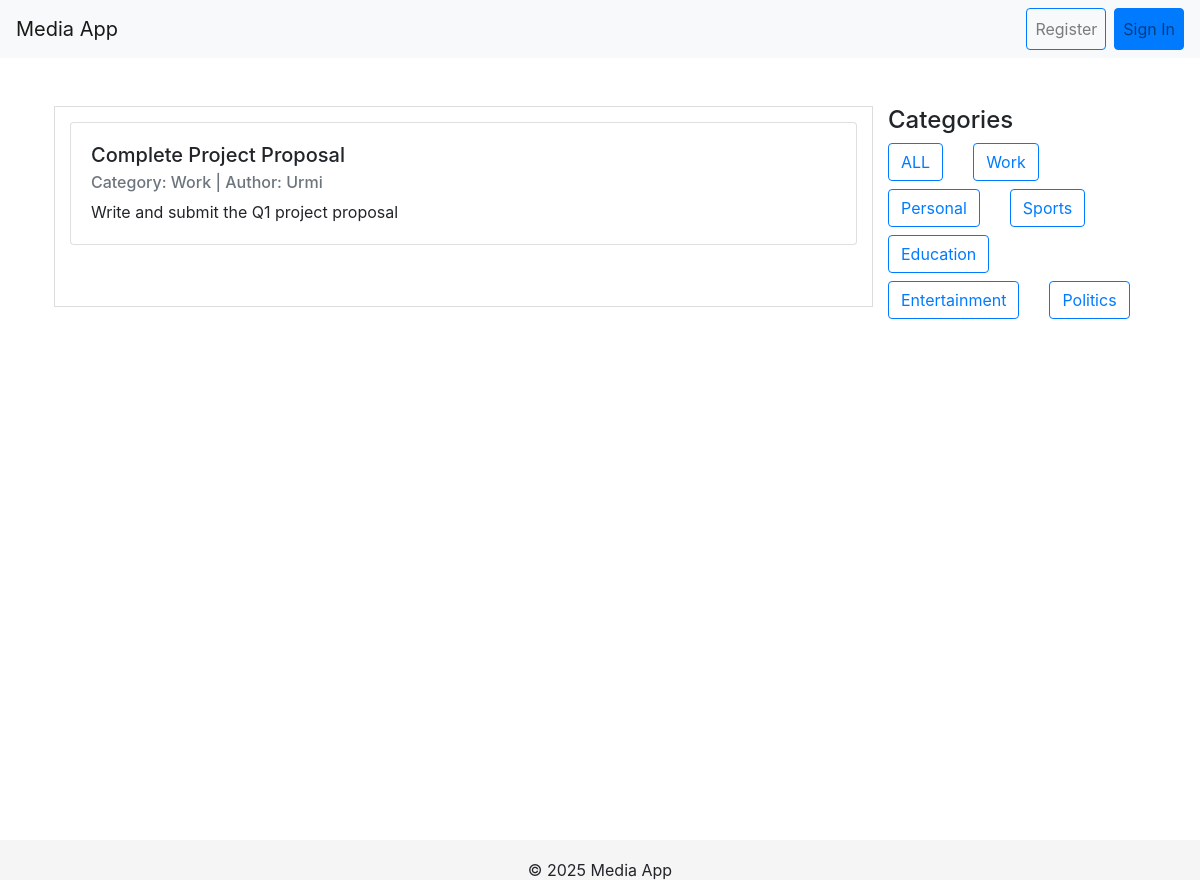
/category/Work/, run on the app's committed database.
### mediaApp/models.py (models this page shows, shortened)
class Post(models.Model):
    title = models.CharField(max_length=200)
    description = models.TextField(blank=True)
    category = models.ForeignKey(Category, on_delete=models.CASCADE, related_name='tasks')
    created_at = models.DateTimeField(auto_now_add=True)
    updated_at = models.DateTimeField(auto_now=True)
    user = models.ForeignKey(User, on_delete=models.CASCADE, related_name='tasks')

class Category(models.Model):
    name = models.CharField(max_length=100)
    description = models.TextField(blank=True)
    created_at = models.DateTimeField(auto_now_add=True)
    updated_at = models.DateTimeField(auto_now=True)
    class Meta:
        verbose_name_plural = "Categories"

### mediaApp/views.py (the view)
# urls.py: path('category/<str:category_name>/', views.category_posts, name = "category_posts"),
def category_posts(request, category_name):
    category = get_object_or_404(Category, name=category_name)
    posts = Post.objects.filter(category=category)
    categories = Category.objects.all()
    return render(request, 'mediaApp/home.html', {'posts': posts, 'categories': categories, 'selected_category': category_name})

### mediaApp/templates/mediaApp/home.html (shortened to what this page needs)
<!DOCTYPE html>
<html lang="en">
<head>
    <link rel="stylesheet" href="https://stackpath.bootstrapcdn.com/bootstrap/4.5.2/css/bootstrap.min.css">
    <link rel="stylesheet" href="https://cdn.jsdelivr.net/npm/bootstrap-icons@1.7.2/font/bootstrap-icons.css">
</head>
<body>
    <nav class="navbar navbar-expand-lg navbar-light bg-light">
        <a class="navbar-brand" href="{% url 'home' %}">Media App</a>
        <div class="collapse navbar-collapse" id="navbarNav">
            <ul class="navbar-nav ml-auto">
                {% if user.is_authenticated %}
                    <li class="nav-item dropdown">
                        <a class="nav-link dropdown-toggle" href="#" id="profileDropdown" role="button" data-toggle="dropdown" aria-haspopup="true" aria-expanded="false">
                            {{ user }}
                        </a>
                        <div class="dropdown-menu dropdown-menu-right" aria-labelledby="profileDropdown">
                            <a class="dropdown-item" href="{% url 'logout' %}">Logout</a>
                            <a class="dropdown-item" href="{% url 'profile_post' %}">My posts</a>
                        </div>
                    </li>
                {% else %}
                    <li class="nav-item">
                        <a class="nav-link btn btn-outline-primary mr-2" href="{% url 'register' %}">Register</a>
                    </li>
                    <li class="nav-item">
                        <a class="nav-link btn btn-primary" href="{% url 'login' %}">Sign In</a>
                    </li>
                {% endif %}
            </ul>
        </div>
    </nav>
    <div class="container px-4 py-5">
        <div class="container">
            <div class="row">
                <div class="blog-card col-md-9">
                    {% if posts %}
                        {% for post in posts %}
                            <div class="card mb-3">
                                <div class="card-body">
                                    <h5 class="card-title">{{ post.title }}</h5>
                                    <h6 class="card-subtitle mb-2 text-muted">
                                        Category: {{ post.category.name }} | Author: {{ post.user }}
                                    </h6>
                                    <p class="card-text">{{ post.description }}</p>
                                </div>
                            </div>
                        {% endfor %}
                    {% else %}
                        <p class="text-center text-muted">No posts are available for this category.</p>
                    {% endif %}
                </div>
                <div class="col-md-3">
                    <h4>Categories</h4>
                    <div class="row">
                        <div class="col-auto mb-2"><a href="{% url 'home' %}" class="btn btn-outline-primary">ALL</a></div>
                        {% for category in categories %}
                            <div class="col-auto mb-2"><a href="{% url 'category_posts' category.name %}" class="btn btn-outline-primary">{{category.name}}</a></div>
                        {% endfor %}
                    </div>
                </div>
            </div>
        </div>
    </div>
    {% include "mediaApp/footer.html" %}
</body>
</html>

### mediaApp/templates/mediaApp/home.html (style rules this page uses)
html { position: relative; min-height: 100%; }
body { margin-bottom: 60px; }
.navbar { position: sticky; top: 0; z-index: 1000; background-color: #f8f9fa; }
.blog-card { max-height: 90vh; overflow-y: auto; border: 1px solid #ddd; padding: 15px; margin-bottom: 20px; }

### data on the page
Post: title "Complete Project Proposal", category.name "Work", user "Urmi", description "Write and submit the Q1 project proposal"
Category: name "Work"
Category: name "Personal"
Category: name "Sports"
Category: name "Education"
Category: name "Entertainment"
Category: name "Politics"
